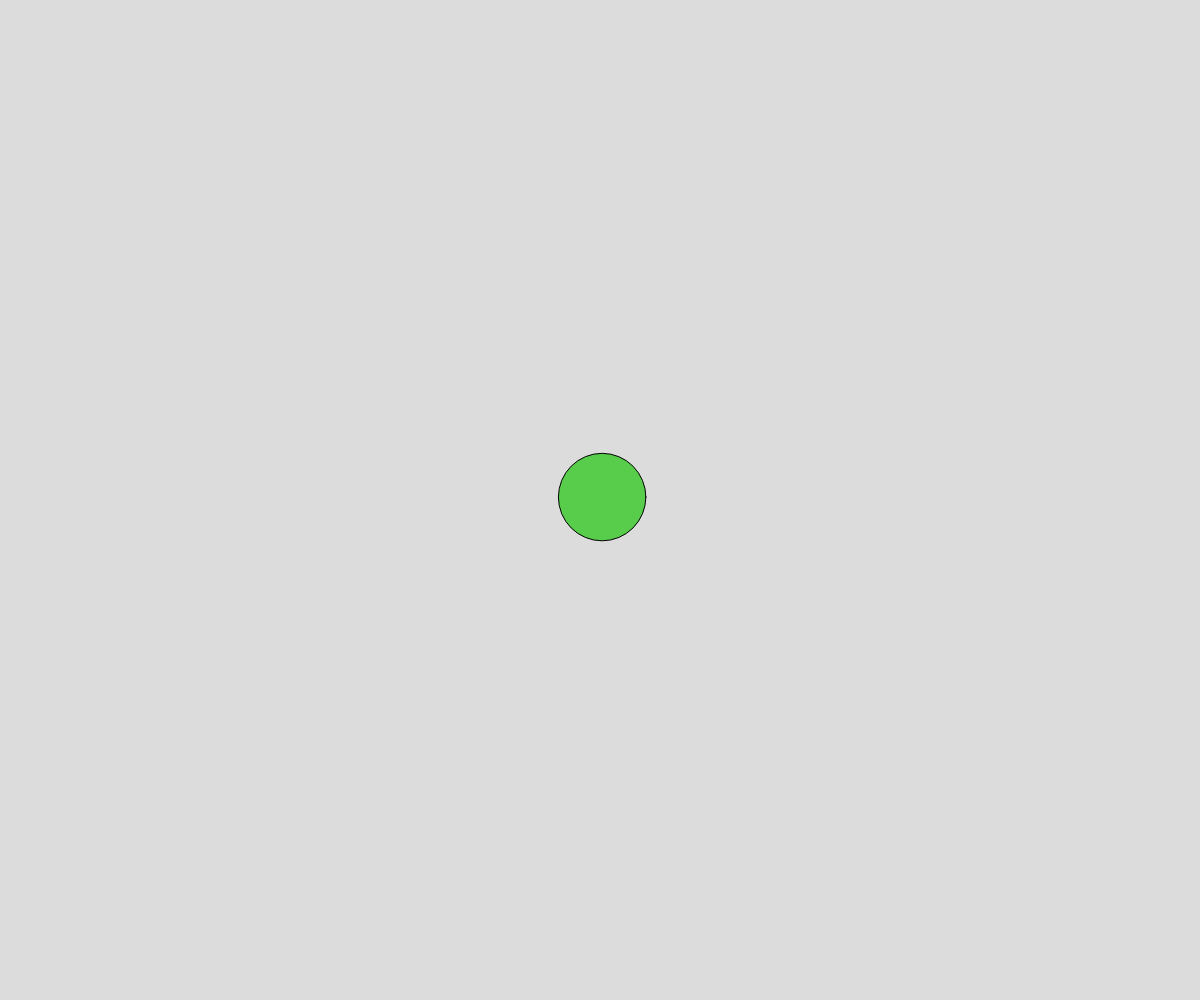
Frame 1 (no input)
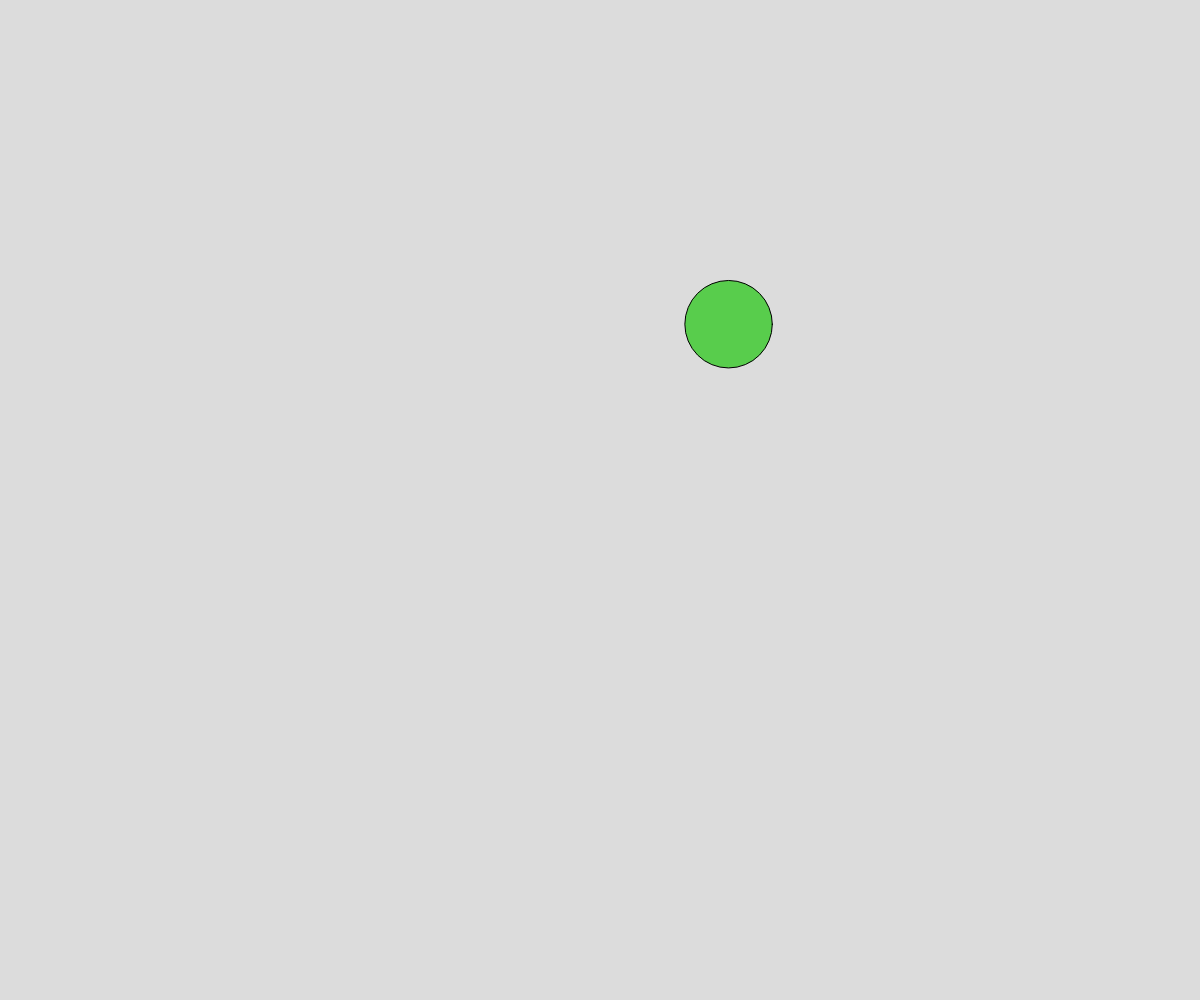
Frame 60 (no input)
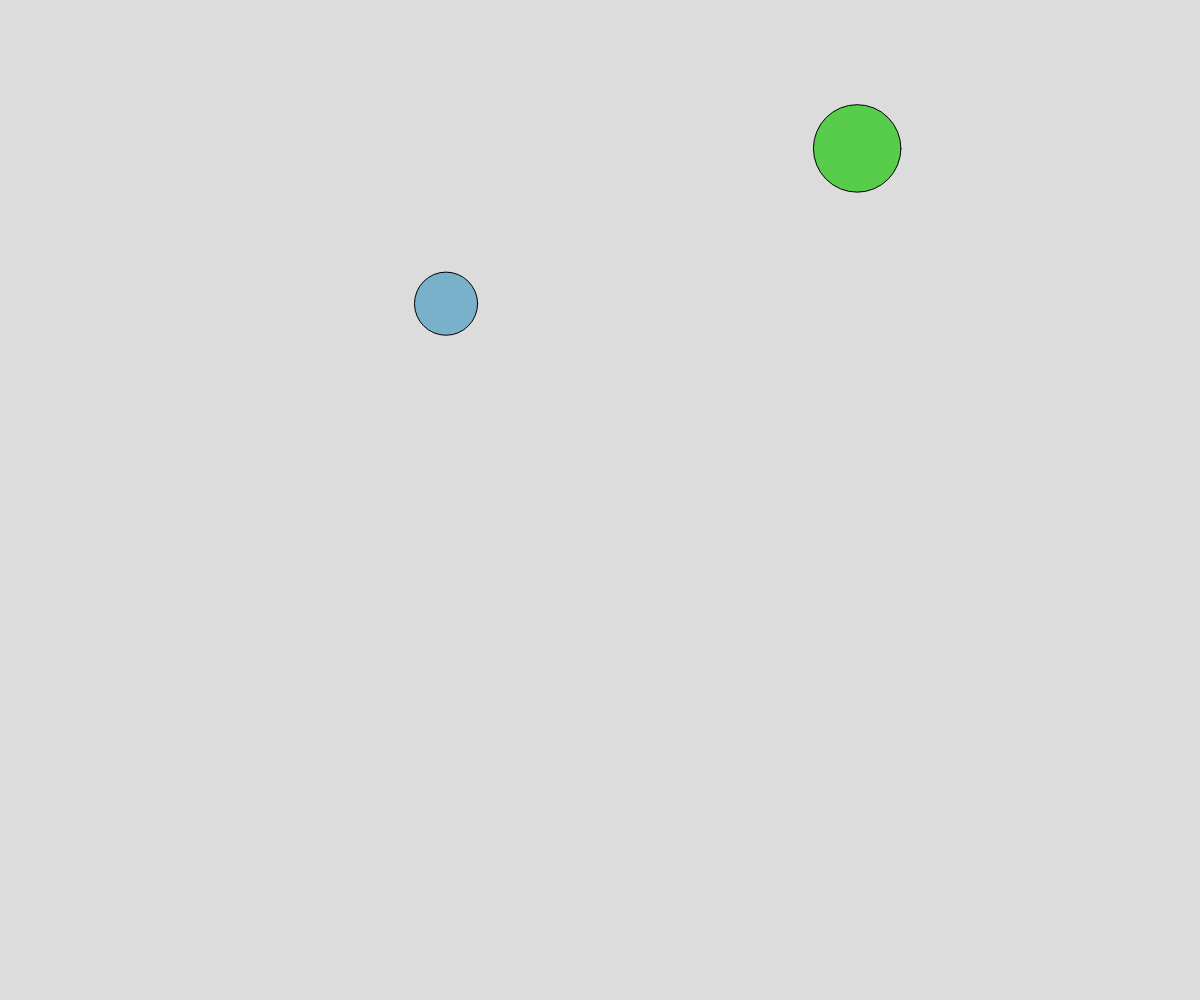
Frame 120 (the mouse pressed at the canvas centre since frame 60)

The p5.js sketch that drew these frames (run headless with seeded random() and noise() and a simulated clock; from frame 60 on, the mouse is pressed at the canvas centre):

// p5.js sketch
// ── sketch.js
// Project Title
// Your Name
// Date
//
// Extra for Experts:
// - describe what you did to take this project "above and beyond"

// List of balls
let balls = [];

// Spawns ball
function spawnBall (tempX, tempY) {
  let newBall = {
    x: tempX,
    y: tempY,
    dx: random(-5, 5),
    dy: random(-5, 5),
    size: random(25, 50),
    color: color(random(255), random(255), random(255))
  };
  balls.push(newBall);
}

function mousePressed() {
  spawnBall(mouseX, mouseY);
}

function setup() {
  ellipseMode(CENTER);
  createCanvas(windowWidth, windowHeight);
  spawnBall(width / 2, height / 2);
}

function windowResized() {
  resizeCanvas(windowWidth, windowHeight);
}
function moveBalls() {
  for (let i = 0; i < balls.length; i++) {
    if (balls[i].x + balls[i].size >= width || balls[i].x - balls[i].size <= 0) {
      balls[i].dx *= -1;
    }
    if (balls[i].y + balls[i].size >= height || balls[i].y - balls[i].size <= 0) {
      balls[i].dy *= -1;
    }
    
    for (let j = 0; j < balls.length; j++) {
      if (balls[i] !== balls[j]) {
        if (dist(balls[i].x, balls[i].y, balls[j].x, balls[j].y) <= balls[i].size) {
          balls[i].dx *= -1;
          balls[i].dy *= -1;
        }
      }
    }
    balls[i].x += balls[i].dx;
    balls[i].y += balls[i].dy;
  }
}

function drawBalls() {
  for (let i = 0; i < balls.length; i++) {
    fill(balls[i].color);
    ellipse(balls[i].x, balls[i].y, balls[i].size * 2);
  }
}
function draw() {
  background(220);
  moveBalls();
  drawBalls();
}
